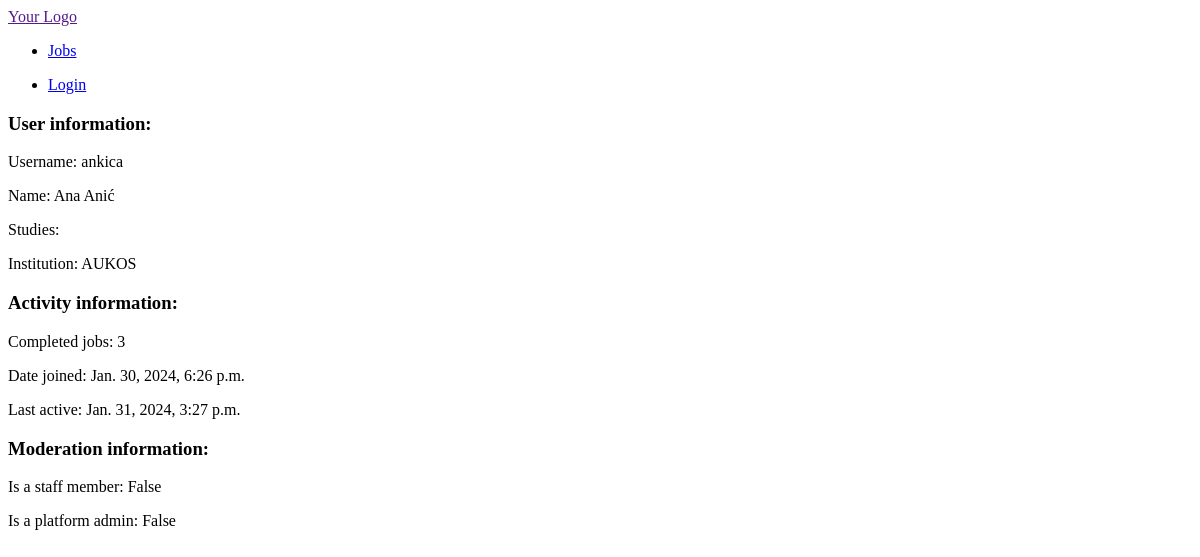
The app's page /profile/ankica, older data.
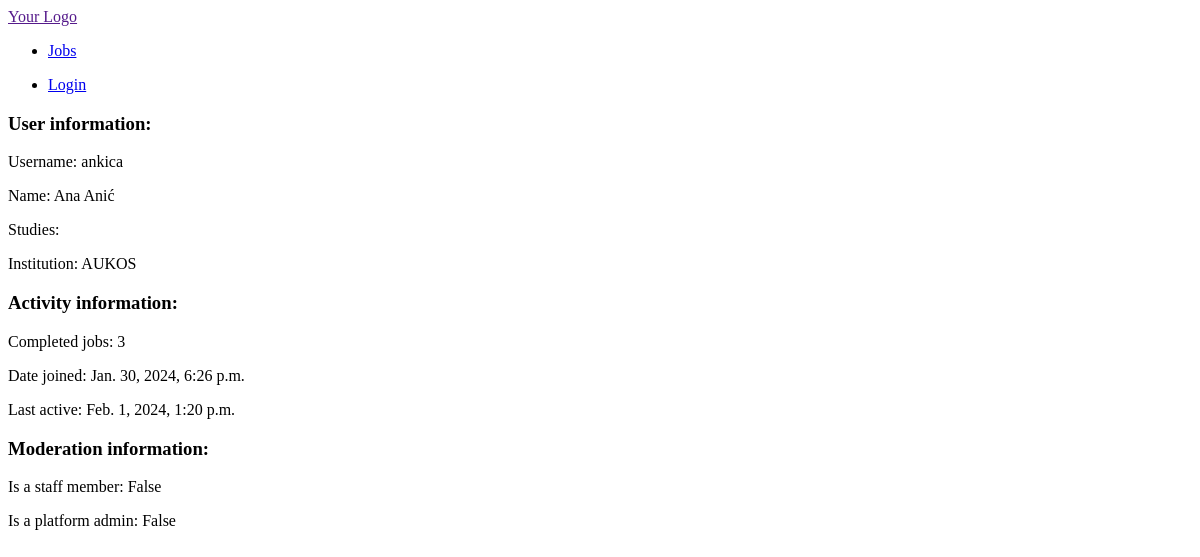
The same page, newer data.
### jobs/models.py (models this page shows, shortened)
class Student(AbstractBaseUser, PermissionsMixin):
    TYPE_CHOICES = (
        ('art', 'Art Student'),
        ('engineering', 'Engineering Student'),
    )
    email = models.EmailField(unique=True)
    user_name = models.CharField(max_length=20, unique=True)
    balance = models.IntegerField(default=1000)
    USERNAME_FIELD = 'user_name'
    EMAIL_FIELD = 'email'
    REQUIRED_FIELDS = ['email']
    is_active = models.BooleanField(default=True)
    is_superuser = models.BooleanField(default=False)
    is_staff = models.BooleanField(default=False)
    date_joined = models.DateTimeField(default=timezone.now)
    last_login = models.DateTimeField(blank=True, null=True)
    first_name = models.CharField(max_length=30)
    last_name = models.CharField(max_length=30)
    institution = models.CharField(max_length=6)
    student_type = models.CharField(max_length=20, choices=TYPE_CHOICES)
    objects = CustomStudentManager()
    class Meta:
        verbose_name = 'Student'
        verbose_name_plural = 'Students'

### jobs/views.py (the view)
# urls.py: path('profile/<str:username>', profile, name='profile'),
def profile(request, username):
    student = get_object_or_404(Student, user_name=username)
    completed_jobs = Job.objects.filter(assigned_to=student, is_completed=True).count
    context = {
        'student': student,
        'completed_jobs': completed_jobs
    }
    return render(request, 'profile.html', context)

### jobs/templates/profile.html
{% extends "base.html" %}
{% block content %}
<h3>User information:</h3>
<p>Username: {{student.user_name}}</p>
<p>Name: {{student.first_name}} {{student.last_name}}</p>
<p>Studies: {{user.student_type}}</p>
<p>Institution: {{student.institution}}</p>
<h3>Activity information:</h3>
<p>Completed jobs: {{completed_jobs}}</p>
<p>Date joined: {{student.date_joined}}</p>
<p>Last active: {{student.last_login}}</p>
<h3>Moderation information:</h3>
<p>Is a staff member: {{student.is_staff}}</p>
<p>Is a platform admin: {{student.is_superuser}}</p>
{% endblock %}

Row changes from the older to the newer data that the page shows:
changed Student "ankica": last_login "Jan. 31, 2024, 3:27 p.m." → "Feb. 1, 2024, 1:20 p.m."
